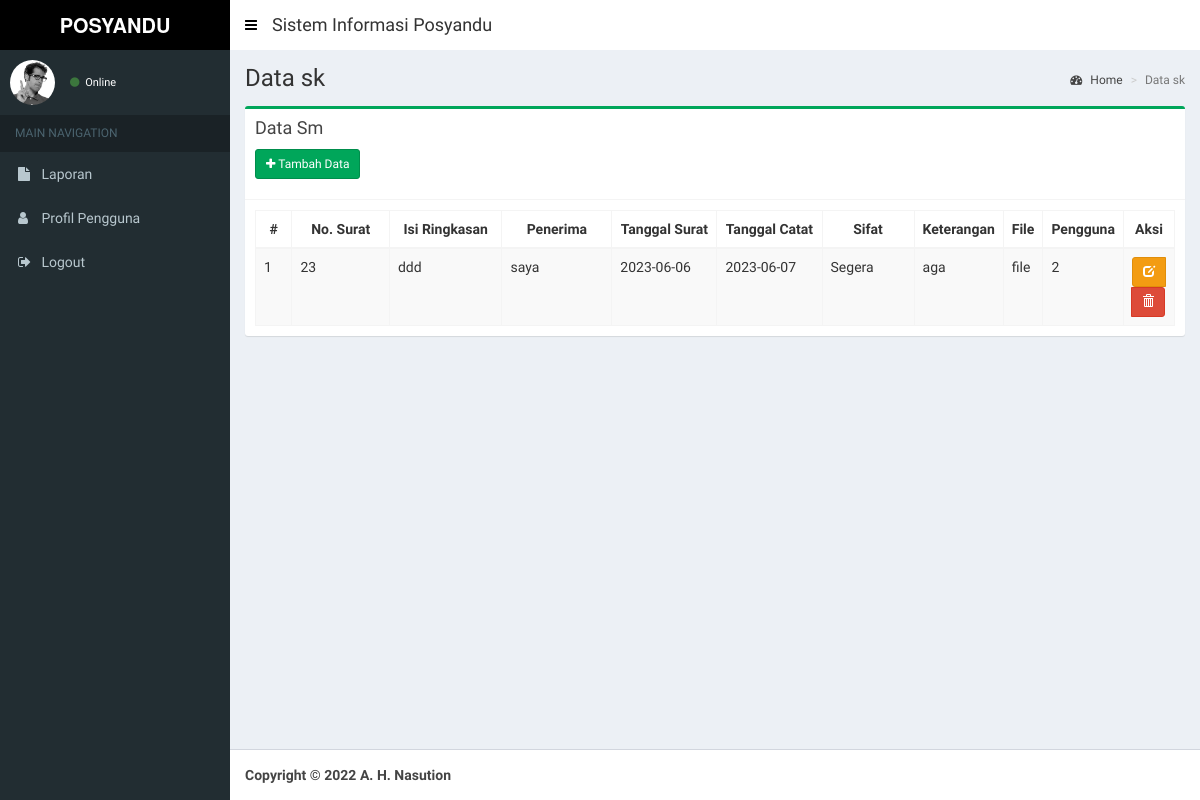
The page /index.php/sk on the database as committed earlier.
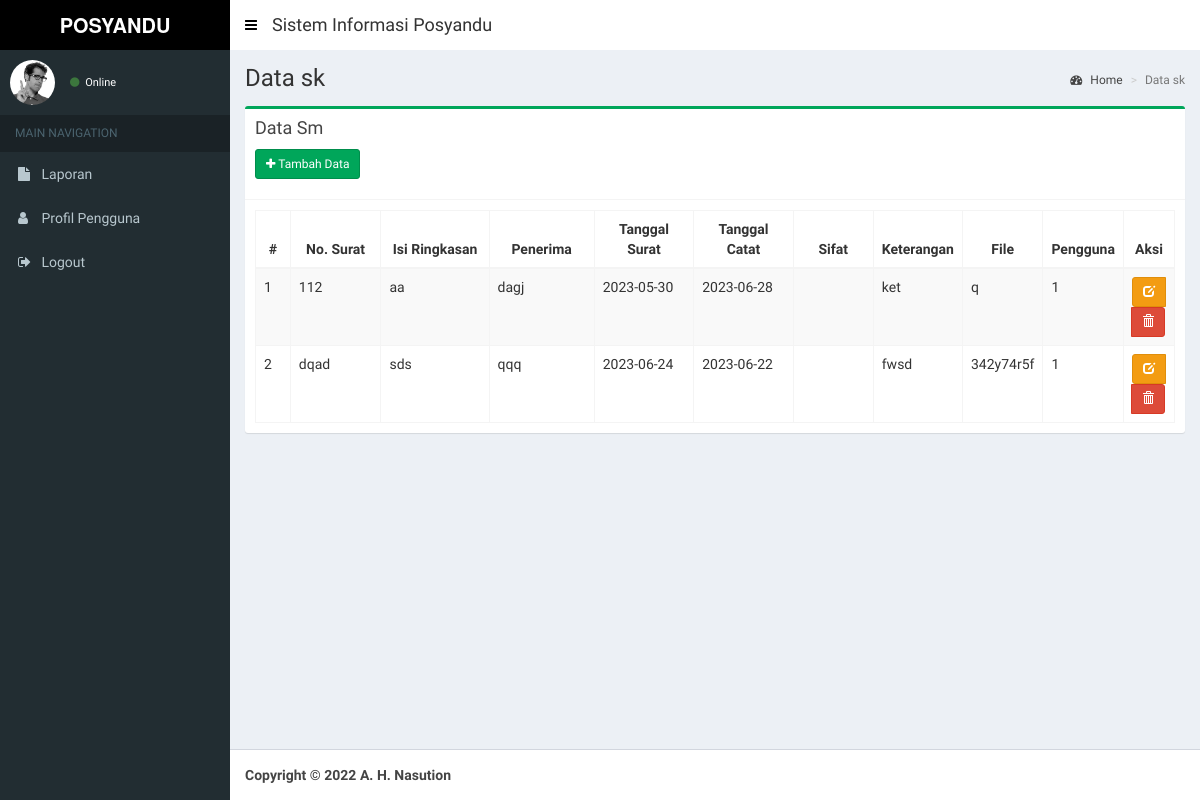
The same page on the database as committed later.
### tables this page shows
CREATE TABLE `sk` (
  `id_sk` int NOT NULL,
  `no_surat` varchar(20) NOT NULL,
  `kode_klasifikasi` int NOT NULL,
  `isi_ringkasan` varchar(100) NOT NULL,
  `penerima` varchar(50) NOT NULL,
  `tglsurat` date NOT NULL,
  `tglcatat` date NOT NULL,
  `sifat` enum('Biasa','Segera','Penting','Rahasia') NOT NULL,
  `keterangan` varchar(100) NOT NULL,
  `file` varchar(30) NOT NULL,
  `id_pengguna` int NOT NULL
);

CREATE TABLE `akses` (
  `id_pengguna` int NOT NULL,
  `nama_pengguna` varchar(50) NOT NULL,
  `alamat` varchar(50) NOT NULL,
  `telp` varchar(12) NOT NULL,
  `email` varchar(50) NOT NULL,
  `username` varchar(30) NOT NULL,
  `password` varchar(30) NOT NULL,
  `level` enum('lurah','sekretaris','admin') NOT NULL
);

### application/views/layout/v_content.php (called while the page is built, shortened)
 	<?php
	if ($content)
	{
		$this->load->view($content);
	}
?>

### application/controllers/Sk.php (called while the page is built, shortened)
<?php
class Sk extends CI_Controller {
	public function __construct()
	{
		$this->load->model('Sk_model', 'sk');
		$this->load->model('Klasifikasi_model', 'klasifikasi');
		$this->load->model('Akses_model', 'akses');
		$this->load->helper('tgl_indo');
		$this->load->helper('security');
	}
	public function index()
	{
		$data = array(
			'title'			=> 'SISTEM SURAT',
			'judul'			=> 'Data sk',
			'data' 			=> $this->sk->tabel()->result(),
			'content'		=> 'sk/v_content',
			'ajax'	 		=> 'sk/v_ajax'
		);
		$this->load->view('layout/v_wrapper', $data, FALSE);
	}
}

### index.php (called while the page is built, shortened)
<?php
require_once BASEPATH.'core/CodeIgniter.php';

### application/models/Sk_model.php (called while the page is built, shortened)
<?php
class Sk_model extends CI_Model {
	public function tabel($where = null)
	{
		if($where == null){
			$this->db->select('*');
			$this->db->from('sk');
			$this->db->join('klasifikasi', 'sk.kode_klasifikasi = klasifikasi.kode_klasifikasi');
			$this->db->join('akses', 'sk.id_pengguna = akses.id_pengguna');
			$this->db->order_by('sk.id_sk', 'Asc');
			$query = $this->db->get();
		}
		return $query;
	}
}

### application/views/sk/v_content.php (the view, shortened to what this page needs)
<section class="content-header">
  <h1>
    <?= $judul ?>
  </h1>
  <ol class="breadcrumb">
    <li><a href="<?= base_url() ?>dashboard"><i class="fa fa-dashboard"></i> Home</a></li>
    <li class="active"><?= $judul ?></li>
  </ol>
</section>
<section class="content">
  <div class="row">
    <div class="col-xs-12">
      <div class="box box-success">
        <div class="box-header with-border">
          <h3 class="box-title">Data Sm</h3>
          <div style="padding-top: 10px;">
          <p><a href="<?= base_url(); ?>sk/add" class="btn btn-sm btn-success icon-btn"><i class="fa fa-plus"></i> Tambah Data</a></p>
          </div>
        </div>
        <div class="box-body">
          <table id="example1" class="table table-bordered table-striped" style="width: 100%;">
              <thead>
                  <tr>
                      <th style="width: 5%;text-align: center;">#</th>
                      <th style="width: 15%;text-align: center;">No. Surat</th>
                      <th style="width: 15%;text-align: center;">Isi Ringkasan</th>
                      <th style="width: 15%;text-align: center;">Penerima</th>
                      <th style="width: 15%;text-align: center;">Tanggal Surat</th>
                      <th style="width: 15%;text-align: center;">Tanggal Catat</th>
                      <th style="width: 13%;text-align: center;">Sifat</th>
                      <th style="width: 13%;text-align: center;">Keterangan</th>
                      <th style="width: 13%;text-align: center;">File</th>
                      <th style="width: 13%;text-align: center;">Pengguna</th>
                      <th style="width: 13%;text-align: center;">Aksi</th>
                  </tr>
              </thead>
              <tbody>
                  <?php $total= 0; $no=1; foreach($data as $row){  ?>
                  <tr>
                      <td><?= $no++ ?></td>
                      <td><?= $row->no_surat ?></td>
                      <td><?= $row->isi_ringkasan ?></td>
                      <td><?= $row->penerima ?></td>
                      <td><?= $row->tglsurat ?></td>
                      <td><?= $row->tglcatat ?></td>
                      <td><?= $row->sifat ?></td>
                      <td><?= $row->keterangan ?></td>
                      <td><?= $row->file ?></td>
                      <td><?= $row->id_pengguna ?></td>
                      <td style="text-align: center;">
                          <form action="<?= base_url() ?>sk/delete/<?= $row->id_sk ?>" method="post">
                              <div class="btn-group">
                                  <a href="<?= base_url() ?>sk/edit/<?= $row->id_sk ?>" class=" btn btn-sm btn-warning" data-toggle="tooltip" title="Edit"><span class="glyphicon glyphicon-edit"></span></a>
                                  <button class="btn btn-sm btn-danger" type="submit" onclick="return confirm('Yakin ingin menghapus data?')" data-toggle="tooltip" title="Hapus"><span class="glyphicon glyphicon-trash"></span></button>
                              </div>
                          </form>
                      </td>
                  </tr>
                <?php } ?>
              </tbody>
          </table>
        </div>
      </div>
    </div>
  </div>
</section>

Rows that differ between the two databases and show on the page:
no longer on this page (row edited): sk: no_surat "23", isi_ringkasan "ddd", penerima "saya", tglsurat "2023-06-06", tglcatat "2023-06-07", sifat "Segera", keterangan "aga", file "file", id_pengguna.id_pengguna "2"
added sk: no_surat "112", isi_ringkasan "aa", penerima "dagj", tglsurat "2023-05-30", tglcatat "2023-06-28", keterangan "ket", file "q", id_pengguna.id_pengguna "1"
added sk: no_surat "dqad", isi_ringkasan "sds", penerima "qqq", tglsurat "2023-06-24", tglcatat "2023-06-22", keterangan "fwsd", file "342y74r5f", id_pengguna.id_pengguna "1"
